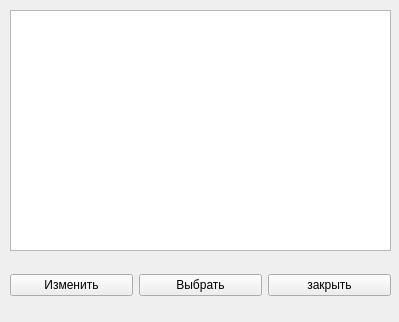
<?xml version="1.0" encoding="UTF-8"?>
<ui version="4.0">
 <class>ListOrgForm</class>
 <widget class="QWidget" name="ListOrgForm">
  <property name="geometry">
   <rect>
    <x>0</x>
    <y>0</y>
    <width>399</width>
    <height>322</height>
   </rect>
  </property>
  <property name="windowTitle">
   <string>Организации</string>
  </property>
  <widget class="QWidget" name="horizontalLayoutWidget">
   <property name="geometry">
    <rect>
     <x>10</x>
     <y>260</y>
     <width>381</width>
     <height>51</height>
    </rect>
   </property>
   <layout class="QHBoxLayout" name="horizontalLayout">
    <item>
     <widget class="QPushButton" name="EditButt">
      <property name="text">
       <string>Изменить</string>
      </property>
     </widget>
    </item>
    <item>
     <widget class="QPushButton" name="SelectButt">
      <property name="text">
       <string>Выбрать</string>
      </property>
     </widget>
    </item>
    <item>
     <widget class="QPushButton" name="CloseButton">
      <property name="text">
       <string>закрыть</string>
      </property>
     </widget>
    </item>
   </layout>
  </widget>
  <widget class="QTableView" name="orgView">
   <property name="geometry">
    <rect>
     <x>10</x>
     <y>10</y>
     <width>381</width>
     <height>241</height>
    </rect>
   </property>
  </widget>
 </widget>
 <resources/>
 <connections/>
</ui>
